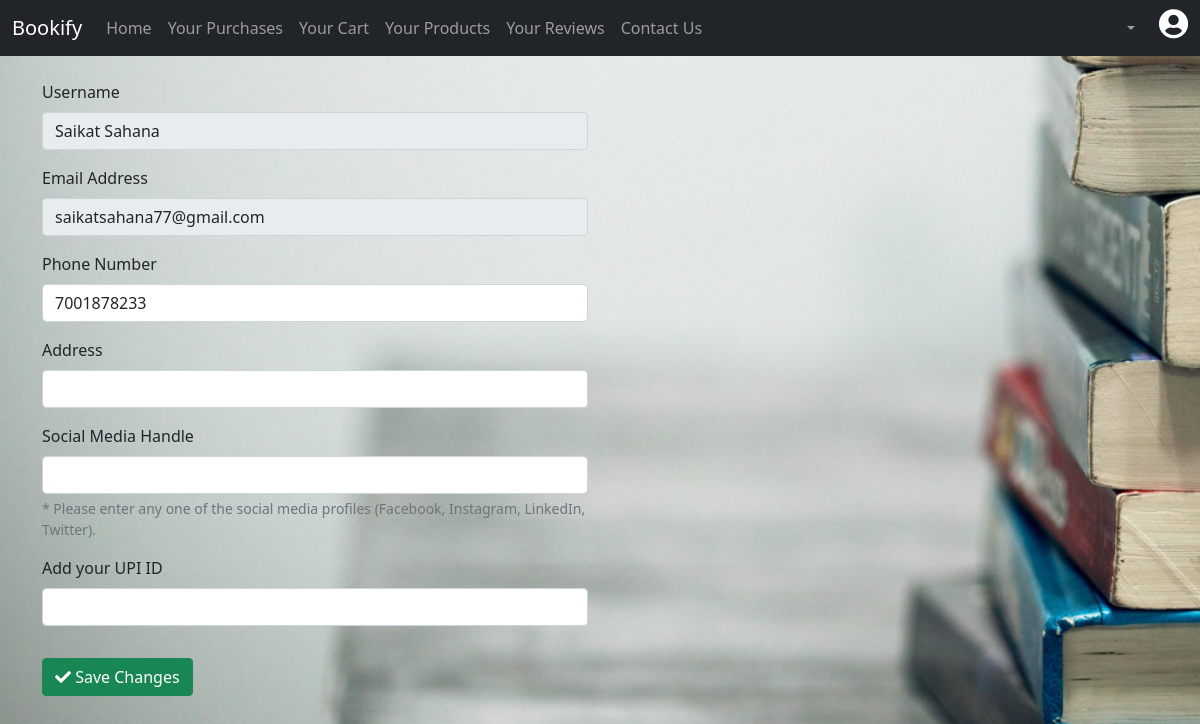
Page /profile/saikatsahana77@gmail.com on the committed database.
### tables this page shows
CREATE TABLE "users" (
	"username"	TEXT NOT NULL,
	"email"	TEXT NOT NULL UNIQUE,
	"phone"	INTEGER NOT NULL,
	"password"	TEXT NOT NULL,
	"social"	TEXT,
	"address"	TEXT,
	"upi"	TEXT,
	PRIMARY KEY("email")
);

### server.py (the view)
@app.route('/profile/<email>')
def profile(email):
    email=str(email)
    conn = sqlite3.connect("bookify.db")
    q1 = "select * from users where email = '{em}'".format(em=email)
    rows = conn.execute(q1)
    rows = rows.fetchall()
    rows[0] = list(rows[0])
    for i in range(0,len(rows[0])):
        if (rows[0][i] == None):
            rows[0][i] = ""
    print(rows)
    return render_template("profile.html",rows=rows)

### templates/profile.html (shortened to what this page needs)
<!doctype html>
<html lang="en">
  <head>
    <link href="https://cdn.jsdelivr.net/npm/bootstrap@5.0.2/dist/css/bootstrap.min.css" rel="stylesheet">
    <link rel="stylesheet" href="https://cdnjs.cloudflare.com/ajax/libs/font-awesome/5.15.4/css/all.min.css"/>
    <link rel="stylesheet" href="../static/css/profile.css">
    <link rel="stylesheet" href="../static/css/link.css">
  </head>
  <body>
    <nav class="navbar navbar-expand-lg navbar-dark bg-dark">
        <div class="container-fluid">
          <a class="navbar-brand" id="home_btn">Bookify</a>
          <div class="collapse navbar-collapse" id="navbarSupportedContent">
            <ul class="navbar-nav me-auto mb-2 mb-lg-0">
              <li class="nav-item">
                <a id="dashboard_btn" class="nav-link" aria-current="page">Home</a>
              </li>
              <li class="nav-item">
                <a class="nav-link" id="purchase_btn">Your Purchases</a>
              </li>
              <li class="nav-item">
                <a class="nav-link" id="cart_btn">Your Cart</a>
              </li>
              <li class="nav-item">
                <a id="product_btn" class="nav-link">Your Products</a>
              </li>
              <li class="nav-item">
                <a class="nav-link" href="#">Your Reviews</a>
              </li>
              <li class="nav-item">
                <a class="nav-link" href="#" data-bs-toggle="modal" data-bs-target="#aboutModal">Contact Us</a>
              </li>
            </ul>
            <ul class="navbar-nav d-flex mb-2 mb-lg-0">
                <li class="nav-item dropdown">
                    <a class="nav-link dropdown-toggle" href="#" id="navbarDropdown" role="button" data-bs-toggle="dropdown" aria-expanded="false">
                    </a>
                  </li>
                  <li class="nav-item">
                    <p id="username" style="color:#fff" class="px-2 mb-2 nav-link"></p>
                </li>
                  <li class="nav-item">
                    <a id="profile" class=""><i class="fas fa-user-circle mb-2"></i></a>
                </li>
            </ul>
        </div>
      </nav>
      <div class="container py-4">
        <form action = "/update_details", method="post">
            <div class="row">
                <div class="col-lg-6 mb-3">
                    <label for="username" class="form-label">Username</label>
                    <input name="username" type="text" class="form-control" id="username" value="{{rows[0][0]}}" readonly>
                  </div>
            </div>
            <div class="row">
                <div class="col-lg-6 mb-3">
                    <label for="email" class="form-label">Email Address</label>
                    <input name="email" type="email" class="form-control" id="email" value="{{rows[0][1]}}" aria-describedby="emailHelp" readonly>
                  </div>
            </div>
            <div class="row">
                <div class="col-lg-6 mb-3">
                    <label for="phone" class="form-label">Phone Number</label>
                    <input name="phone" type="number" required class="form-control" id="phone" value="{{rows[0][2]}}" aria-describedby="emailHelp">
                  </div>
            </div>
            <div class="row">
                <div class="col-lg-6 mb-3">
                    <label for="address" class="form-label">Address</label>
                    <input name="address" required value="{{rows[0][5]}}" type="text" class="form-control" id="address">
                  </div>
            </div>
            <div class="row">
                <div class="col-lg-6 mb-3">
                    <label for="social" class="form-label">Social Media Handle</label>
                    <input name="social" value="{{rows[0][4]}}" type="text" class="form-control" id="social">
                    <div id="socialHelp" class="form-text">* Please enter any one of the social media profiles (Facebook, Instagram, LinkedIn, Twitter).</div>
                  </div>
            </div>
            <div class="row">
                <div class="col-lg-6 mb-3">
                    <label for="upi" class="form-label">Add your UPI ID</label>
                    <input value="{{rows[0][6]}}" name="upi" required type="text" class="form-control" id="upi">
                  </div>
            </div>
            <button type="submit" class="btn btn-success mt-3"><i class="fas fa-check"></i> Save Changes</button>
          </form>
      </div>
  </body>
</html>

### static/css/profile.css (style rules this page uses)
body { height: 100vh; background-image: url(../images/back.jpg); background-attachment: fixed; background-size: 100vw 100%; background-position: center; background-repeat: no-repeat; }
#profile { border-radius: 50%; }
#profile i { font-size: 30px; color: #fff; }
.nav-item { display: flex; justify-content: center; flex-direction: column; align-items: center; }
input[type=number] { -moz-appearance: textfield; }

### static/css/link.css (style rules this page uses)
a { text-decoration:none; color: #fff; }

### rows in the picture
users: username "Saikat Sahana", email "saikatsahana77@gmail.com", phone "7001878233"
